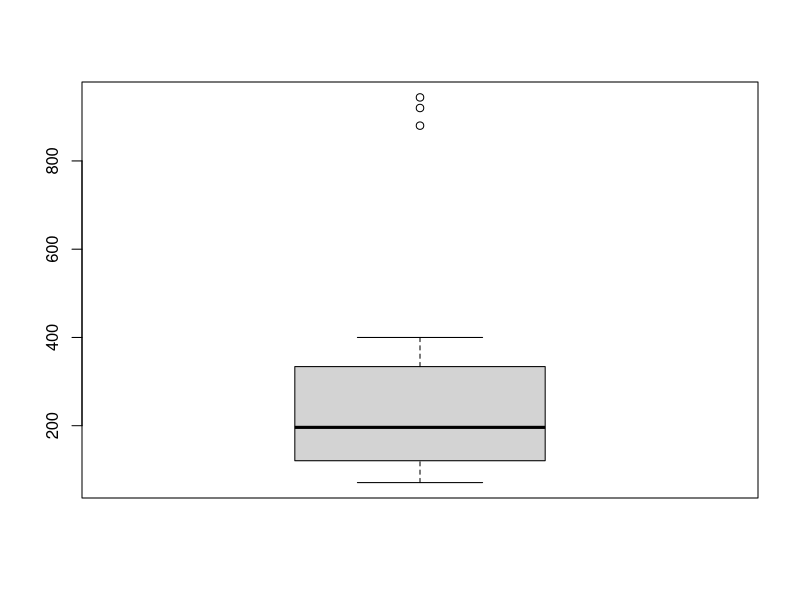
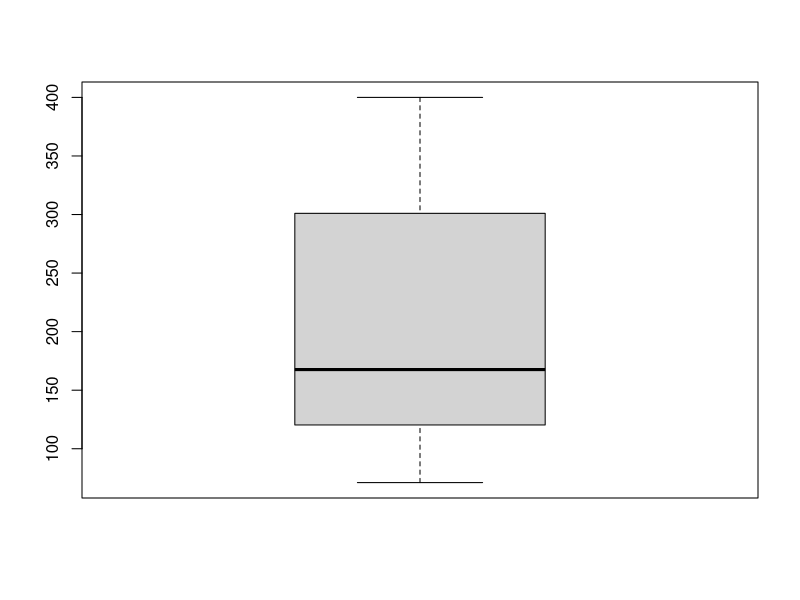

The R script that drew these images, in order:
# Load the mtcars dataset
data <- mtcars

# Open a viewer to display the data in a tabular format
View(data)

# Display the dimensions (number of rows and columns) of the dataset
dim(data)

# Display the variable names in the dataset
names(data)

# Display the row names of the dataset
rownames(data)

# Access the 'mpg' variable in the dataset
data$mpg

# Access other variables in the dataset
data$cyl
data$disp
data$hp
data$gear
data$vs

# Sort the 'cyl' and 'vs' variables in ascending order
sort(data$cyl)
sort(data$vs)

# Find the maximum and minimum values of the 'cyl' variable
max(data$cyl)
min(data$cyl)

# Find the index of the maximum and minimum values of the 'hp' variable
which.max(data$hp)
which.min(data$hp)

# Find the row name associated with the maximum and minimum values of the 'hp' variable
rownames(data)[which.max(data$hp)]
rownames(data)[which.min(data$hp)]

# Calculate the mean and median of the 'wt' variable
mean(data$wt)
median(data$wt)

# Find the name of the car with the highest frequency in terms of 'wt'
names(sort(-table(data$wt)))[1]

# Calculate quantiles of the 'wt' variable
quantile(data$wt)
quantile(data$wt, c(0.5))
quantile(data$wt, c(0.43))

# Assign the 'disp' column of the 'mtcars' dataset to a variable 'data$disp'

# For values in 'disp' greater than 420, multiply them by 2
mtcars$disp[which(mtcars$disp > 420)] <- c(mtcars$disp[which(mtcars$disp > 420)] * 2)

# Display the 'disp' column of the 'mtcars' dataset
mtcars$disp

# Create a boxplot of the 'disp' column
boxplot(mtcars$disp)

# Find outliers in the 'disp' column using boxplot statistics, without plotting
outliers <- boxplot(mtcars$disp, plot = FALSE)$out

# Display the outliers found
outliers

# Subset 'mtcars' dataset to extract rows where 'disp' values are outliers
mtcars[which(mtcars$disp %in% outliers),]

# Create a new 'mtcars' dataset without the rows containing outliers
newMtcars <- mtcars[-which(mtcars$disp %in% outliers),]

# Create a boxplot of the 'disp' column in the new dataset
boxplot(newMtcars$disp)
